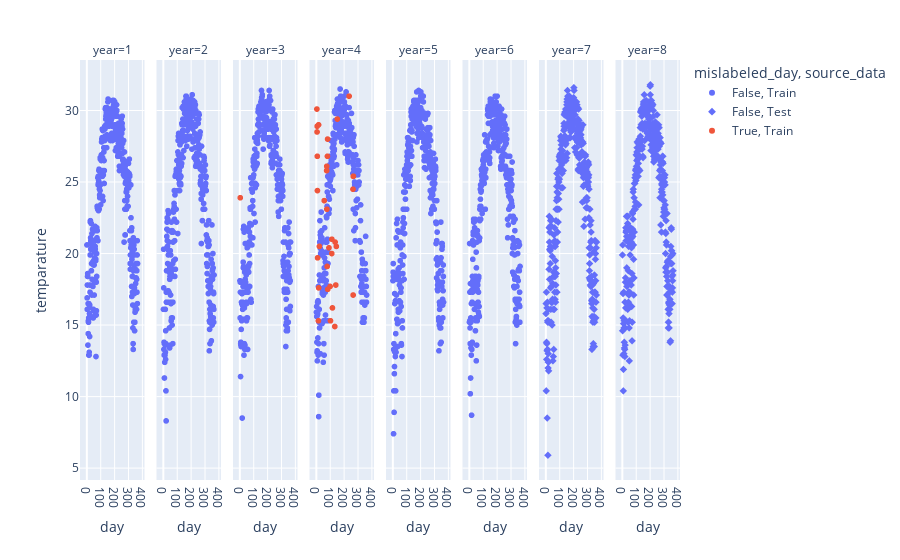
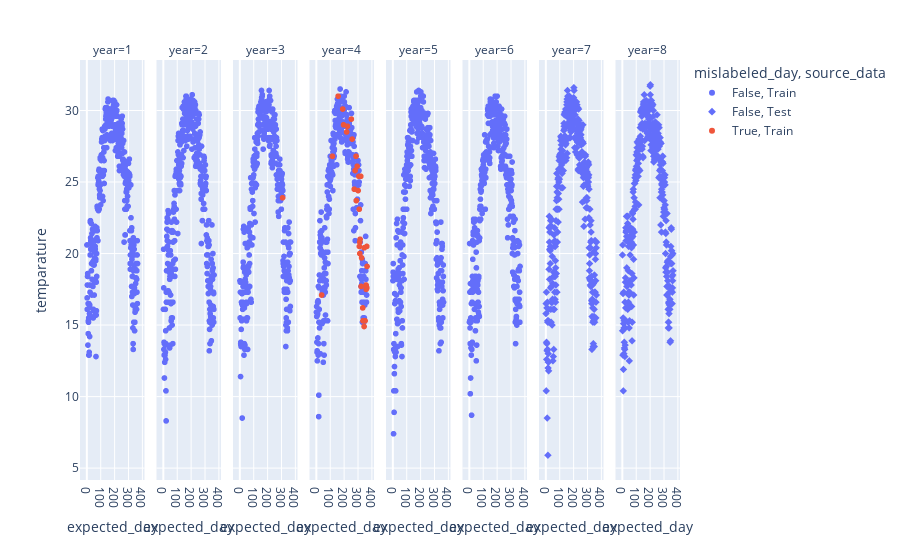
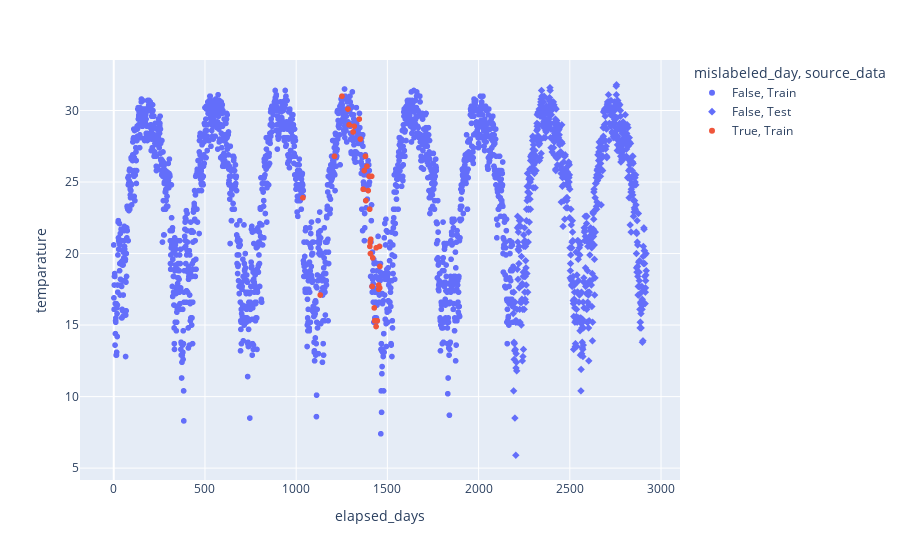

Notebook code cell kept with these figures, in order:
### Code cell
fig = px.scatter(combined_df, x='day', y='temparature', symbol='source_data', color='mislabeled_day', facet_col='year')
fig.show()
fig = px.scatter(combined_df, x='expected_day', y='temparature', symbol='source_data', color='mislabeled_day', facet_col='year')
fig.show()
fig = px.scatter(combined_df, x='elapsed_days', y='temparature', symbol='source_data', color='mislabeled_day')
fig.show()

### Figure 1 — Plotly figure (JSON) as saved in the notebook; plotly's stock layout.template omitted (floating-point values rounded to 4 significant figures; data arrays with more than 128 entries replaced by an {"elided": "..."} marker saying what was removed)
{"data": [{"hovertemplate": "mislabeled_day=False<br>source_data=Train<br>year=1<br>day=%{x}<br>temparature=%{y}<extra></extra>", "legendgroup": "False, Train", "marker": {"color": "#636efa", "symbol": "circle"}, "mode": "markers", "name": "False, Train", "showlegend": true, "type": "scattergl", "x": {"elided": "365 int values"}, "xaxis": "x", "y": {"elided": "365 float values"}, "yaxis": "y"}, {"hovertemplate": "mislabeled_day=False<br>source_data=Train<br>year=2<br>day=%{x}<br>temparature=%{y}<extra></extra>", "legendgroup": "False, Train", "marker": {"color": "#636efa", "symbol": "circle"}, "mode": "markers", "name": "False, Train", "showlegend": false, "type": "scattergl", "x": {"elided": "365 int values"}, "xaxis": "x2", "y": {"elided": "365 float values"}, "yaxis": "y2"}, {"hovertemplate": "mislabeled_day=False<br>source_data=Train<br>year=3<br>day=%{x}<br>temparature=%{y}<extra></extra>", "legendgroup": "False, Train", "marker": {"color": "#636efa", "symbol": "circle"}, "mode": "markers", "name": "False, Train", "showlegend": false, "type": "scattergl", "x": {"elided": "364 int values"}, "xaxis": "x3", "y": {"elided": "364 float values"}, "yaxis": "y3"}, {"hovertemplate": "mislabeled_day=False<br>source_data=Train<br>year=4<br>day=%{x}<br>temparature=%{y}<extra></extra>", "legendgroup": "False, Train", "marker": {"color": "#636efa", "symbol": "circle"}, "mode": "markers", "name": "False, Train", "showlegend": false, "type": "scattergl", "x": {"elided": "331 int values"}, "xaxis": "x4", "y": {"elided": "331 float values"}, "yaxis": "y4"}, {"hovertemplate": "mislabeled_day=False<br>source_data=Train<br>year=5<br>day=%{x}<br>temparature=%{y}<extra></extra>", "legendgroup": "False, Train", "marker": {"color": "#636efa", "symbol": "circle"}, "mode": "markers", "name": "False, Train", "showlegend": false, "type": "scattergl", "x": {"elided": "365 int values"}, "xaxis": "x5", "y": {"elided": "365 float values"}, "yaxis": "y5"}, {"hovertemplate": "mislabeled_day=False<br>source_data=Train<br>year=6<br>day=%{x}<br>temparature=%{y}<extra></extra>", "legendgroup": "False, Train", "marker": {"color": "#636efa", "symbol": "circle"}, "mode": "markers", "name": "False, Train", "showlegend": false, "type": "scattergl", "x": {"elided": "365 int values"}, "xaxis": "x6", "y": {"elided": "365 float values"}, "yaxis": "y6"}, {"hovertemplate": "mislabeled_day=False<br>source_data=Test<br>year=7<br>day=%{x}<br>temparature=%{y}<extra></extra>", "legendgroup": "False, Test", "marker": {"color": "#636efa", "symbol": "diamond"}, "mode": "markers", "name": "False, Test", "showlegend": true, "type": "scattergl", "x": {"elided": "365 int values"}, "xaxis": "x7", "y": {"elided": "365 float values"}, "yaxis": "y7"}, {"hovertemplate": "mislabeled_day=False<br>source_data=Test<br>year=8<br>day=%{x}<br>temparature=%{y}<extra></extra>", "legendgroup": "False, Test", "marker": {"color": "#636efa", "symbol": "diamond"}, "mode": "markers", "name": "False, Test", "showlegend": false, "type": "scattergl", "x": {"elided": "365 int values"}, "xaxis": "x8", "y": {"elided": "365 float values"}, "yaxis": "y8"}, {"hovertemplate": "mislabeled_day=True<br>source_data=Train<br>year=3<br>day=%{x}<br>temparature=%{y}<extra></extra>", "legendgroup": "True, Train", "marker": {"color": "#EF553B", "symbol": "circle"}, "mode": "markers", "name": "True, Train", "showlegend": true, "type": "scattergl", "x": [3], "xaxis": "x3", "y": [23.9], "yaxis": "y3"}, {"hovertemplate": "mislabeled_day=True<br>source_data=Train<br>year=4<br>day=%{x}<br>temparature=%{y}<extra></extra>", "legendgroup": "True, Train", "marker": {"color": "#EF553B", "symbol": "circle"}, "mode": "markers", "name": "True, Train", "showlegend": false, "type": "scattergl", "x": [265, 80, 236, 4, 16, 5, 6, 151, 81, 264, 74, 7, 57, 75, 8, 266, 76, 22, 135, 111, 112, 267, 99, 9, 116, 102, 133, 91, 15, 140, 82, 144, 17, 78], "xaxis": "x4", "y": [17.1, 26.8, 31, 30.1, 29, 28.5, 28.9, 29.4, 28, 24.5, 25.8, 26.8, 23.7, 26.1, 24.4, 25.4, 23.1, 20.5, 20.8, 20, 21, 25.4, 17.7, 19.7, 16.2, 15.3, 14.9, 20.4, 15.3, 17.8, 17.5, 20.5, 17.6, 19.1], "yaxis": "y4"}], "layout": {"annotations": [{"font": {}, "showarrow": false, "text": "year=1", "x": 0.05375, "xanchor": "center", "xref": "paper", "y": 1, "yanchor": "bottom", "yref": "paper"}, {"font": {}, "showarrow": false, "text": "year=2", "x": 0.1812, "xanchor": "center", "xref": "paper", "y": 1, "yanchor": "bottom", "yref": "paper"}, {"font": {}, "showarrow": false, "text": "year=3", "x": 0.3087, "xanchor": "center", "xref": "paper", "y": 1, "yanchor": "bottom", "yref": "paper"}, {"font": {}, "showarrow": false, "text": "year=4", "x": 0.4363, "xanchor": "center", "xref": "paper", "y": 1, "yanchor": "bottom", "yref": "paper"}, {"font": {}, "showarrow": false, "text": "year=5", "x": 0.5637, "xanchor": "center", "xref": "paper", "y": 1, "yanchor": "bottom", "yref": "paper"}, {"font": {}, "showarrow": false, "text": "year=6", "x": 0.6912, "xanchor": "center", "xref": "paper", "y": 1, "yanchor": "bottom", "yref": "paper"}, {"font": {}, "showarrow": false, "text": "year=7", "x": 0.8188, "xanchor": "center", "xref": "paper", "y": 1, "yanchor": "bottom", "yref": "paper"}, {"font": {}, "showarrow": false, "text": "year=8", "x": 0.9463, "xanchor": "center", "xref": "paper", "y": 1, "yanchor": "bottom", "yref": "paper"}], "legend": {"title": {"text": "mislabeled_day, source_data"}, "tracegroupgap": 0}, "margin": {"t": 60}, "xaxis": {"anchor": "y", "domain": [0, 0.1075], "title": {"text": "day"}}, "xaxis2": {"anchor": "y2", "domain": [0.1275, 0.235], "matches": "x", "title": {"text": "day"}}, "xaxis3": {"anchor": "y3", "domain": [0.255, 0.3625], "matches": "x", "title": {"text": "day"}}, "xaxis4": {"anchor": "y4", "domain": [0.3825, 0.49], "matches": "x", "title": {"text": "day"}}, "xaxis5": {"anchor": "y5", "domain": [0.51, 0.6175], "matches": "x", "title": {"text": "day"}}, "xaxis6": {"anchor": "y6", "domain": [0.6375, 0.745], "matches": "x", "title": {"text": "day"}}, "xaxis7": {"anchor": "y7", "domain": [0.765, 0.8725], "matches": "x", "title": {"text": "day"}}, "xaxis8": {"anchor": "y8", "domain": [0.8925, 1], "matches": "x", "title": {"text": "day"}}, "yaxis": {"anchor": "x", "domain": [0, 1], "title": {"text": "temparature"}}, "yaxis2": {"anchor": "x2", "domain": [0, 1], "matches": "y", "showticklabels": false}, "yaxis3": {"anchor": "x3", "domain": [0, 1], "matches": "y", "showticklabels": false}, "yaxis4": {"anchor": "x4", "domain": [0, 1], "matches": "y", "showticklabels": false}, "yaxis5": {"anchor": "x5", "domain": [0, 1], "matches": "y", "showticklabels": false}, "yaxis6": {"anchor": "x6", "domain": [0, 1], "matches": "y", "showticklabels": false}, "yaxis7": {"anchor": "x7", "domain": [0, 1], "matches": "y", "showticklabels": false}, "yaxis8": {"anchor": "x8", "domain": [0, 1], "matches": "y", "showticklabels": false}}}

### Figure 2 — Plotly figure (JSON) as saved in the notebook; plotly's stock layout.template omitted (floating-point values rounded to 4 significant figures; data arrays with more than 128 entries replaced by an {"elided": "..."} marker saying what was removed)
{"data": [{"hovertemplate": "mislabeled_day=False<br>source_data=Train<br>year=1<br>expected_day=%{x}<br>temparature=%{y}<extra></extra>", "legendgroup": "False, Train", "marker": {"color": "#636efa", "symbol": "circle"}, "mode": "markers", "name": "False, Train", "showlegend": true, "type": "scattergl", "x": {"elided": "365 int values"}, "xaxis": "x", "y": {"elided": "365 float values"}, "yaxis": "y"}, {"hovertemplate": "mislabeled_day=False<br>source_data=Train<br>year=2<br>expected_day=%{x}<br>temparature=%{y}<extra></extra>", "legendgroup": "False, Train", "marker": {"color": "#636efa", "symbol": "circle"}, "mode": "markers", "name": "False, Train", "showlegend": false, "type": "scattergl", "x": {"elided": "365 int values"}, "xaxis": "x2", "y": {"elided": "365 float values"}, "yaxis": "y2"}, {"hovertemplate": "mislabeled_day=False<br>source_data=Train<br>year=3<br>expected_day=%{x}<br>temparature=%{y}<extra></extra>", "legendgroup": "False, Train", "marker": {"color": "#636efa", "symbol": "circle"}, "mode": "markers", "name": "False, Train", "showlegend": false, "type": "scattergl", "x": {"elided": "364 int values"}, "xaxis": "x3", "y": {"elided": "364 float values"}, "yaxis": "y3"}, {"hovertemplate": "mislabeled_day=False<br>source_data=Train<br>year=4<br>expected_day=%{x}<br>temparature=%{y}<extra></extra>", "legendgroup": "False, Train", "marker": {"color": "#636efa", "symbol": "circle"}, "mode": "markers", "name": "False, Train", "showlegend": false, "type": "scattergl", "x": {"elided": "331 int values"}, "xaxis": "x4", "y": {"elided": "331 float values"}, "yaxis": "y4"}, {"hovertemplate": "mislabeled_day=False<br>source_data=Train<br>year=5<br>expected_day=%{x}<br>temparature=%{y}<extra></extra>", "legendgroup": "False, Train", "marker": {"color": "#636efa", "symbol": "circle"}, "mode": "markers", "name": "False, Train", "showlegend": false, "type": "scattergl", "x": {"elided": "365 int values"}, "xaxis": "x5", "y": {"elided": "365 float values"}, "yaxis": "y5"}, {"hovertemplate": "mislabeled_day=False<br>source_data=Train<br>year=6<br>expected_day=%{x}<br>temparature=%{y}<extra></extra>", "legendgroup": "False, Train", "marker": {"color": "#636efa", "symbol": "circle"}, "mode": "markers", "name": "False, Train", "showlegend": false, "type": "scattergl", "x": {"elided": "365 int values"}, "xaxis": "x6", "y": {"elided": "365 float values"}, "yaxis": "y6"}, {"hovertemplate": "mislabeled_day=False<br>source_data=Test<br>year=7<br>expected_day=%{x}<br>temparature=%{y}<extra></extra>", "legendgroup": "False, Test", "marker": {"color": "#636efa", "symbol": "diamond"}, "mode": "markers", "name": "False, Test", "showlegend": true, "type": "scattergl", "x": {"elided": "365 int values"}, "xaxis": "x7", "y": {"elided": "365 float values"}, "yaxis": "y7"}, {"hovertemplate": "mislabeled_day=False<br>source_data=Test<br>year=8<br>expected_day=%{x}<br>temparature=%{y}<extra></extra>", "legendgroup": "False, Test", "marker": {"color": "#636efa", "symbol": "diamond"}, "mode": "markers", "name": "False, Test", "showlegend": false, "type": "scattergl", "x": {"elided": "365 int values"}, "xaxis": "x8", "y": {"elided": "365 float values"}, "yaxis": "y8"}, {"hovertemplate": "mislabeled_day=True<br>source_data=Train<br>year=3<br>expected_day=%{x}<br>temparature=%{y}<extra></extra>", "legendgroup": "True, Train", "marker": {"color": "#EF553B", "symbol": "circle"}, "mode": "markers", "name": "True, Train", "showlegend": true, "type": "scattergl", "x": [308], "xaxis": "x3", "y": [23.9], "yaxis": "y3"}, {"hovertemplate": "mislabeled_day=True<br>source_data=Train<br>year=4<br>expected_day=%{x}<br>temparature=%{y}<extra></extra>", "legendgroup": "True, Train", "marker": {"color": "#EF553B", "symbol": "circle"}, "mode": "markers", "name": "True, Train", "showlegend": false, "type": "scattergl", "x": [38, 116, 157, 190, 196, 218, 224, 252, 258, 273, 279, 286, 288, 294, 301, 306, 309, 310, 312, 313, 315, 320, 322, 326, 334, 336, 344, 345, 351, 358, 359, 363, 364, 365], "xaxis": "x4", "y": [17.1, 26.8, 31, 30.1, 29, 28.5, 28.9, 29.4, 28, 24.5, 25.8, 26.8, 23.7, 26.1, 24.4, 25.4, 23.1, 20.5, 20.8, 20, 21, 25.4, 17.7, 19.7, 16.2, 15.3, 14.9, 20.4, 15.3, 17.8, 17.5, 20.5, 17.6, 19.1], "yaxis": "y4"}], "layout": {"annotations": [{"font": {}, "showarrow": false, "text": "year=1", "x": 0.05375, "xanchor": "center", "xref": "paper", "y": 1, "yanchor": "bottom", "yref": "paper"}, {"font": {}, "showarrow": false, "text": "year=2", "x": 0.1812, "xanchor": "center", "xref": "paper", "y": 1, "yanchor": "bottom", "yref": "paper"}, {"font": {}, "showarrow": false, "text": "year=3", "x": 0.3087, "xanchor": "center", "xref": "paper", "y": 1, "yanchor": "bottom", "yref": "paper"}, {"font": {}, "showarrow": false, "text": "year=4", "x": 0.4363, "xanchor": "center", "xref": "paper", "y": 1, "yanchor": "bottom", "yref": "paper"}, {"font": {}, "showarrow": false, "text": "year=5", "x": 0.5637, "xanchor": "center", "xref": "paper", "y": 1, "yanchor": "bottom", "yref": "paper"}, {"font": {}, "showarrow": false, "text": "year=6", "x": 0.6912, "xanchor": "center", "xref": "paper", "y": 1, "yanchor": "bottom", "yref": "paper"}, {"font": {}, "showarrow": false, "text": "year=7", "x": 0.8188, "xanchor": "center", "xref": "paper", "y": 1, "yanchor": "bottom", "yref": "paper"}, {"font": {}, "showarrow": false, "text": "year=8", "x": 0.9463, "xanchor": "center", "xref": "paper", "y": 1, "yanchor": "bottom", "yref": "paper"}], "legend": {"title": {"text": "mislabeled_day, source_data"}, "tracegroupgap": 0}, "margin": {"t": 60}, "xaxis": {"anchor": "y", "domain": [0, 0.1075], "title": {"text": "expected_day"}}, "xaxis2": {"anchor": "y2", "domain": [0.1275, 0.235], "matches": "x", "title": {"text": "expected_day"}}, "xaxis3": {"anchor": "y3", "domain": [0.255, 0.3625], "matches": "x", "title": {"text": "expected_day"}}, "xaxis4": {"anchor": "y4", "domain": [0.3825, 0.49], "matches": "x", "title": {"text": "expected_day"}}, "xaxis5": {"anchor": "y5", "domain": [0.51, 0.6175], "matches": "x", "title": {"text": "expected_day"}}, "xaxis6": {"anchor": "y6", "domain": [0.6375, 0.745], "matches": "x", "title": {"text": "expected_day"}}, "xaxis7": {"anchor": "y7", "domain": [0.765, 0.8725], "matches": "x", "title": {"text": "expected_day"}}, "xaxis8": {"anchor": "y8", "domain": [0.8925, 1], "matches": "x", "title": {"text": "expected_day"}}, "yaxis": {"anchor": "x", "domain": [0, 1], "title": {"text": "temparature"}}, "yaxis2": {"anchor": "x2", "domain": [0, 1], "matches": "y", "showticklabels": false}, "yaxis3": {"anchor": "x3", "domain": [0, 1], "matches": "y", "showticklabels": false}, "yaxis4": {"anchor": "x4", "domain": [0, 1], "matches": "y", "showticklabels": false}, "yaxis5": {"anchor": "x5", "domain": [0, 1], "matches": "y", "showticklabels": false}, "yaxis6": {"anchor": "x6", "domain": [0, 1], "matches": "y", "showticklabels": false}, "yaxis7": {"anchor": "x7", "domain": [0, 1], "matches": "y", "showticklabels": false}, "yaxis8": {"anchor": "x8", "domain": [0, 1], "matches": "y", "showticklabels": false}}}

### Figure 3 — Plotly figure (JSON) as saved in the notebook; plotly's stock layout.template omitted (floating-point values rounded to 4 significant figures; data arrays with more than 128 entries replaced by an {"elided": "..."} marker saying what was removed)
{"data": [{"hovertemplate": "mislabeled_day=False<br>source_data=Train<br>elapsed_days=%{x}<br>temparature=%{y}<extra></extra>", "legendgroup": "False, Train", "marker": {"color": "#636efa", "symbol": "circle"}, "mode": "markers", "name": "False, Train", "showlegend": true, "type": "scattergl", "x": {"elided": "2155 int values"}, "xaxis": "x", "y": {"elided": "2155 float values"}, "yaxis": "y"}, {"hovertemplate": "mislabeled_day=False<br>source_data=Test<br>elapsed_days=%{x}<br>temparature=%{y}<extra></extra>", "legendgroup": "False, Test", "marker": {"color": "#636efa", "symbol": "diamond"}, "mode": "markers", "name": "False, Test", "showlegend": true, "type": "scattergl", "x": {"elided": "730 int values"}, "xaxis": "x", "y": {"elided": "730 float values"}, "yaxis": "y"}, {"hovertemplate": "mislabeled_day=True<br>source_data=Train<br>elapsed_days=%{x}<br>temparature=%{y}<extra></extra>", "legendgroup": "True, Train", "marker": {"color": "#EF553B", "symbol": "circle"}, "mode": "markers", "name": "True, Train", "showlegend": true, "type": "scattergl", "x": [1037, 1132, 1210, 1251, 1284, 1290, 1312, 1318, 1346, 1352, 1367, 1373, 1380, 1382, 1388, 1395, 1400, 1403, 1404, 1406, 1407, 1409, 1414, 1416, 1420, 1428, 1430, 1438, 1439, 1445, 1452, 1453, 1457, 1458, 1459], "xaxis": "x", "y": [23.9, 17.1, 26.8, 31, 30.1, 29, 28.5, 28.9, 29.4, 28, 24.5, 25.8, 26.8, 23.7, 26.1, 24.4, 25.4, 23.1, 20.5, 20.8, 20, 21, 25.4, 17.7, 19.7, 16.2, 15.3, 14.9, 20.4, 15.3, 17.8, 17.5, 20.5, 17.6, 19.1], "yaxis": "y"}], "layout": {"legend": {"title": {"text": "mislabeled_day, source_data"}, "tracegroupgap": 0}, "margin": {"t": 60}, "xaxis": {"anchor": "y", "domain": [0, 1], "title": {"text": "elapsed_days"}}, "yaxis": {"anchor": "x", "domain": [0, 1], "title": {"text": "temparature"}}}}
